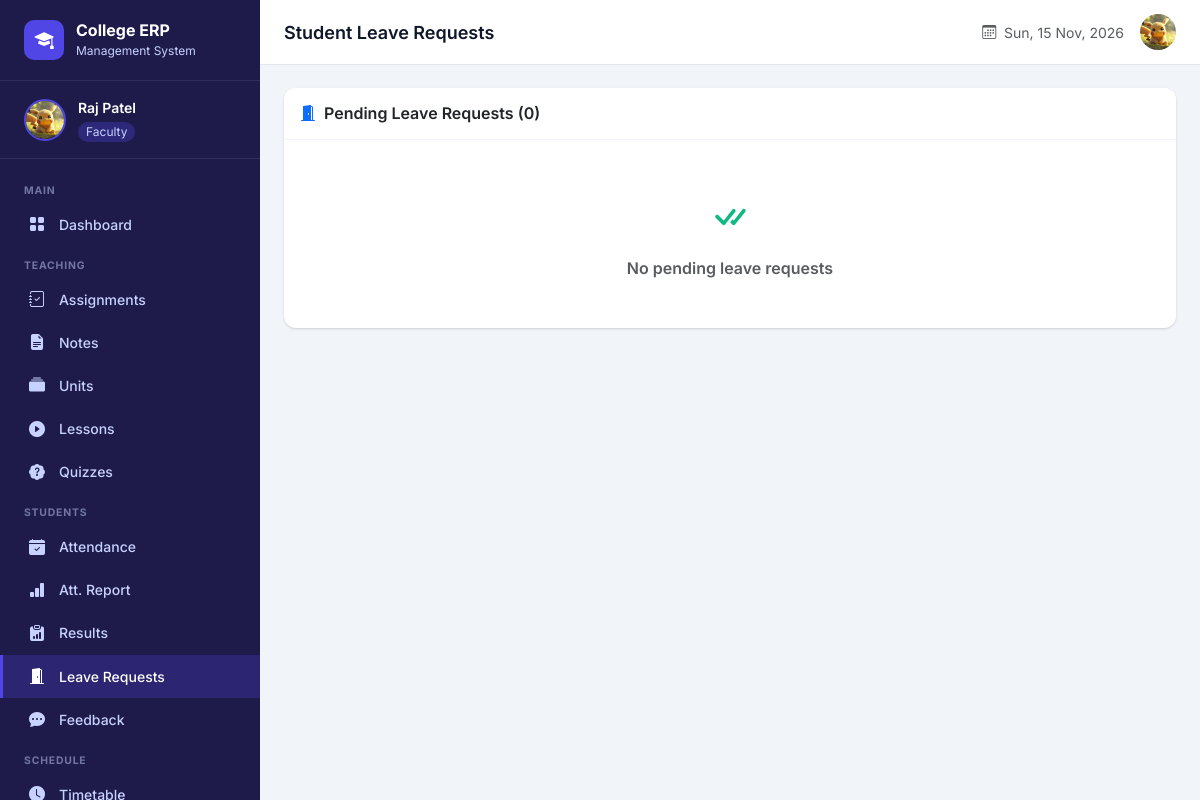
The app's page /faculty/leave-requests/ (signed in) with its own data.
### faculty/models.py (models this page shows, shortened)
class Staff(models.Model):
    ROLE_CHOICES = (
         ('dean', 'Dean'),
        ('faculty', 'Faculty'),
        ('hod', 'Head of Department'),
    )
    GENDER_CHOICES = (
        ('male', 'Male'),
        ('female', 'Female'),
        ('other', 'Other'),
    )
    user = models.OneToOneField(User, on_delete=models.CASCADE, related_name='staff_profile')
    staff_id = models.CharField(max_length=20, unique=True)
    name = models.CharField(max_length=100)
    email = models.EmailField(unique=True)
    mobile= models.CharField(
        max_length=10,
        validators=[mobile_validator])
    gender = models.CharField(max_length=10, choices=GENDER_CHOICES, default='male')
    dob = models.DateField(null=True, blank=True)
    image = models.ImageField(upload_to='staff_images/', blank=True, null=True)
    role = models.CharField(max_length=20, choices=ROLE_CHOICES, default='faculty')
    department = models.ForeignKey(
        'account.Department', on_delete=models.SET_NULL,
        null=True, blank=True, related_name='staff_members'
    )
    qualification = models.CharField(max_length=200, blank=True)
    experience = models.CharField(max_length=200, blank=True)
    address = models.TextField(blank=True)
    joining_date = models.DateField(null=True, blank=True)
    is_active = models.BooleanField(default=True)
    created_at = models.DateTimeField(auto_now_add=True)
    class Meta:
        ordering = ['name']
        verbose_name = 'Staff'
        verbose_name_plural = 'Staff Members'

### faculty/views.py (the view)
    def wrapper(request, *args, **kwargs):
        if not request.user.is_authenticated:
            messages.warning(request, "Please log in.")
            return redirect('login')
        try:
            staff = request.user.staff_profile
            request.staff = staff
        except Staff.DoesNotExist:
            if request.user.is_superuser:
                request.staff = None
            else:
                messages.error(request, "Faculty access required.")
                return redirect('login')
        return view_func(request, *args, **kwargs)

### faculty/views.py (called while the page is built)
def faculty_required(view_func):
    def wrapper(request, *args, **kwargs):
        if not request.user.is_authenticated:
            messages.warning(request, "Please log in.")
            return redirect('login')
        try:
            staff = request.user.staff_profile
            request.staff = staff
        except Staff.DoesNotExist:
            if request.user.is_superuser:
                request.staff = None
            else:
                messages.error(request, "Faculty access required.")
                return redirect('login')
        return view_func(request, *args, **kwargs)
    wrapper.__name__ = view_func.__name__
    return wrapper

def get_staff(request):
    try:
        return request.user.staff_profile
    except (Staff.DoesNotExist, AttributeError):
        return None

@faculty_required
def faculty_leave_requests(request):
    staff = get_staff(request)
    leave_requests = LeaveRequest.objects.filter(status='pending').select_related('student').order_by('-created_at')
    return render(request, 'faculty/leave_requests.html', {
        'leave_requests': leave_requests, 'staff': staff
    })

### templates/faculty/leave_requests.html (shortened to what this page needs)
{% extends "faculty/base_faculty.html" %}
{% block page_title %}Student Leave Requests{% endblock %}
{% block content %}
<div class="card">
  <div class="card-header py-3"><h6 class="mb-0 fw-semibold"><i class="bi bi-door-open-fill text-primary me-2"></i>Pending Leave Requests ({{ leave_requests|length }})</h6></div>
  <div class="card-body p-0">
    {% for leave in leave_requests %}
      <div class="p-4 border-bottom">
        <div class="row g-3 align-items-start">
          <div class="col-md-7">
            <div class="fw-semibold">{{ leave.student.name }} <span class="text-muted fw-normal" style="font-size:.85rem">({{ leave.student.prnno }})</span></div>
            <div class="mt-1 d-flex gap-3 flex-wrap" style="font-size:.85rem">
              <span><i class="bi bi-tag me-1 text-muted"></i>{{ leave.get_leave_type_display }}</span>
              <span><i class="bi bi-calendar me-1 text-muted"></i>{{ leave.from_date|date:"d M" }} → {{ leave.to_date|date:"d M Y" }}</span>
            </div>
            <div class="mt-1 text-muted" style="font-size:.85rem">{{ leave.reason }}</div>
            {% if leave.document %}<a href="{{ leave.document.url }}" class="btn btn-xs btn-outline-secondary mt-2 rounded-3" style="font-size:.78rem;padding:.2rem .6rem" download><i class="bi bi-paperclip me-1"></i>Document</a>{% endif %}
          </div>
          <div class="col-md-5">
            <form method="POST" action="{% url 'approve_leave' leave.id %}">{% csrf_token %}
              <textarea name="remarks" class="form-control form-control-sm mb-2" rows="2" placeholder="Remarks (optional)"></textarea>
              <div class="d-flex gap-2">
                <button type="submit" name="action" value="approve" class="btn btn-success btn-sm rounded-3 flex-grow-1"><i class="bi bi-check-circle me-1"></i>Approve</button>
                <button type="submit" name="action" value="reject" class="btn btn-danger btn-sm rounded-3 flex-grow-1"><i class="bi bi-x-circle me-1"></i>Reject</button>
              </div>
            </form>
          </div>
        </div>
      </div>
    {% empty %}
      <div class="text-center py-5 text-muted"><i class="bi bi-check-all" style="font-size:2.5rem;color:#10b981"></i><div class="mt-2 fw-semibold">No pending leave requests</div></div>
    {% endfor %}
  </div>
</div>
{% endblock %}

### templates/faculty/base_faculty.html (shortened to what this page needs)
{% extends "base/layout.html" %}
{% block sidebar_user %}
  {% if staff %}
    {% if staff.image %}
      <img src="{{ staff.image.url }}" alt="{{ staff.name }}"/>
    {% else %}
      <div class="user-avatar-placeholder">{{ staff.name|first|upper }}</div>
    {% endif %}
    <div class="user-info">
      <div class="user-name">{{ staff.name }}</div>
      <span class="user-role">{{ staff.get_role_display }}</span>
    </div>
  {% endif %}
{% endblock %}
{% block sidebar_nav %}
  <div class="sidebar-section-label">Main</div>
  <a href="{% url 'faculty_dashboard' %}"><i class="bi bi-grid-fill"></i> Dashboard</a>
  <div class="sidebar-section-label">Teaching</div>
  <a href="{% url 'faculty_assignments' %}"><i class="bi bi-journal-check"></i> Assignments</a>
  <a href="{% url 'faculty_notes' %}"><i class="bi bi-file-earmark-text-fill"></i> Notes</a>
  <a href="{% url 'faculty_units' %}"><i class="bi bi-collection-fill"></i> Units</a>
  <a href="{% url 'faculty_lessons' %}"><i class="bi bi-play-circle-fill"></i> Lessons</a>
  <a href="{% url 'faculty_quizzes' %}"><i class="bi bi-patch-question-fill"></i> Quizzes</a>
  <div class="sidebar-section-label">Students</div>
  <a href="{% url 'faculty_attendance' %}"><i class="bi bi-calendar-check-fill"></i> Attendance</a>
  <a href="{% url 'attendance_report' %}"><i class="bi bi-bar-chart-fill"></i> Att. Report</a>
  <a href="{% url 'faculty_results' %}"><i class="bi bi-clipboard-data-fill"></i> Results</a>
  <a href="{% url 'faculty_leave_requests' %}"><i class="bi bi-door-open-fill"></i> Leave Requests</a>
  <a href="{% url 'faculty_feedback' %}"><i class="bi bi-chat-dots-fill"></i> Feedback</a>
  <div class="sidebar-section-label">Schedule</div>
  <a href="{% url 'faculty_timetable' %}"><i class="bi bi-clock-fill"></i> Timetable</a>
{% endblock %}
{% block topbar_right %}
  {% if staff and staff.image %}
    <img src="{{ staff.image.url }}" class="topbar-avatar" alt="{{ staff.name }}"/>
  {% elif staff %}
    <div style="width:36px;height:36px;background:#4f46e5;border-radius:50%;display:flex;align-items:center;justify-content:center;color:white;font-weight:600">
      {{ staff.name|first|upper }}
    </div>
  {% endif %}
{% endblock %}

### templates/base/layout.html (style rules this page uses)
:root { --sidebar-width: 260px; --topbar-height: 64px; --primary: #4f46e5; --primary-dark: #3730a3; --sidebar-bg: #1e1b4b; --sidebar-hover: #312e81; --sidebar-text: #c7d2fe; --sidebar-active: #4f46e5; --card-shadow: 0 1px 3px rgba(0,0,0,.1), 0 1px 2px rgba(0,0,0,.06); }
* { font-family: 'Inter', sans-serif; }
body { background: #f1f5f9; min-height: 100vh; }
.sidebar-user img { width: 42px; height: 42px; border-radius: 50%; object-fit: cover; border: 2px solid var(--primary); }
.sidebar-user .user-info .user-name { color: white; font-weight: 600; font-size: .875rem; }
.sidebar-user .user-info .user-role { color: var(--sidebar-text); font-size: .75rem; background: rgba(79,70,229,.3); padding: 1px 8px; border-radius: 20px; display: inline-block; margin-top: 2px; }
.sidebar-section-label { color: rgba(199,210,254,.5); font-size: .65rem; font-weight: 700; text-transform: uppercase; letter-spacing: .08em; padding: .75rem 1.5rem .25rem; }
.sidebar-nav a { display: flex; align-items: center; gap: .75rem; padding: .6rem 1.5rem; color: var(--sidebar-text); text-decoration: none; font-size: .875rem; font-weight: 500; transition: all .15s; border-left: 3px solid transparent; }
.sidebar-nav a.active { background: rgba(79,70,229,.25); color: white; border-left-color: var(--primary); }
.sidebar-nav a i { font-size: 1rem; width: 20px; text-align: center; }
.topbar .topbar-avatar { width: 36px; height: 36px; border-radius: 50%; object-fit: cover; cursor: pointer; }
.card { border: none; box-shadow: var(--card-shadow); border-radius: 12px; }
.card-header { background: white; border-bottom: 1px solid #f1f5f9; border-radius: 12px 12px 0 0 !important; }

### records on screen
Staff: image (picture), name "Raj Patel", role "Faculty"

### other values on screen
{{ leave_requests|length }} "0"
